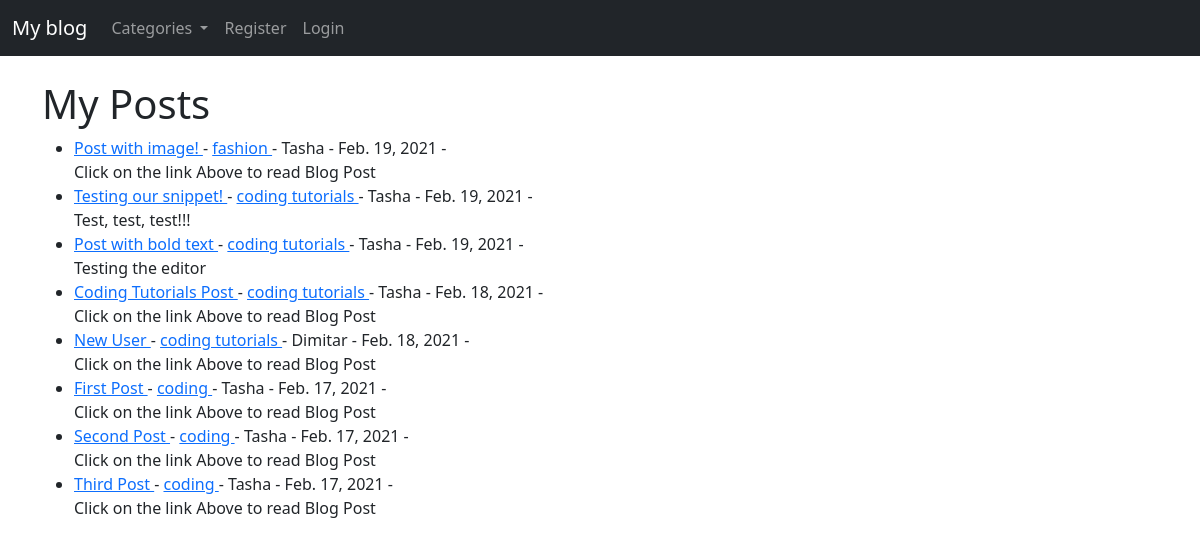
The app's page /, older data.
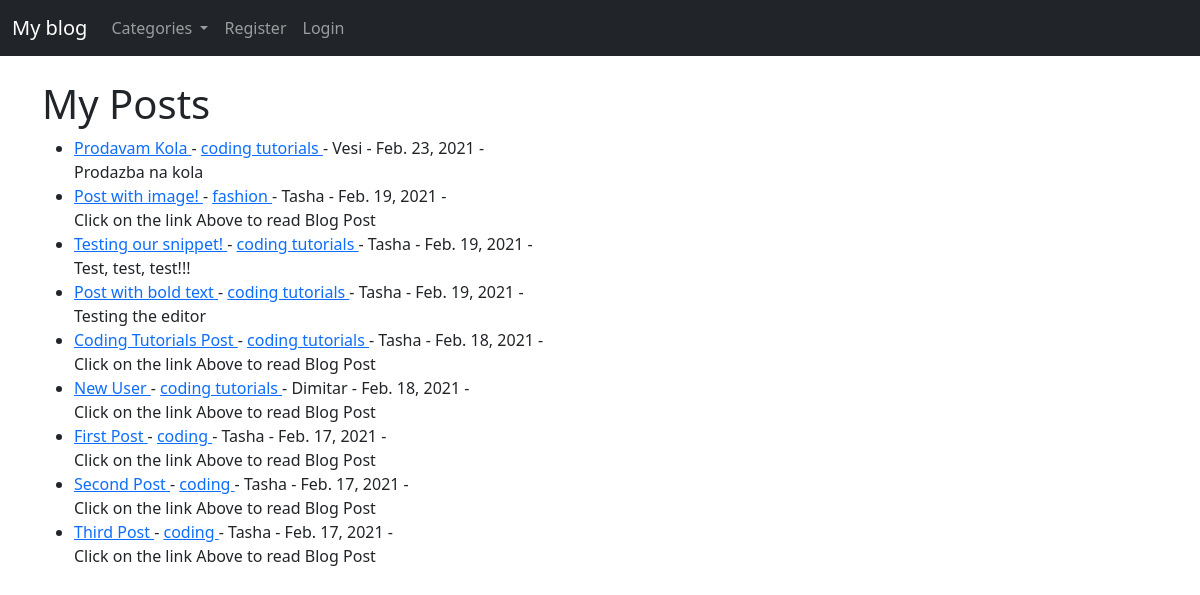
The same page, newer data.
### myblog/models.py (models this page shows, shortened)
class Post(models.Model):
    title = models.CharField(max_length=255)
    title_tag = models.CharField(max_length=255, default='My Blog')
    header_image = models.ImageField(null=True, blank=True, upload_to='images/')
    author = models.ForeignKey(User, on_delete=models.CASCADE)
    body = RichTextField(blank=True, null=True)
    snippet = models.CharField(max_length=255)
    post_date = models.DateField(auto_now_add=True)
    category = models.CharField(max_length=255, default='coding')
    likes = models.ManyToManyField(User, related_name='blog_posts')

### myblog/views.py (the view)
# urls.py: path('', HomeView.as_view(), name='home'),
class HomeView(ListView):
    model = Post
    template_name = 'home.html'
    ordering = ['-post_date']
    def get_context_data(self, *args, **kwargs):
        cat_menu = Category.objects.all()
        context = super(HomeView, self).get_context_data(*args, **kwargs)
        context["cat_menu"] = cat_menu
        return context

### myblog/models.py (called while the page is built)
    def __str__(self):
        return self.name

### myblog/templates/home.html (shortened to what this page needs)
{% extends 'base.html' %}
{% block content %}
<h1>My Posts</h1>
    <ul>
        {% for post in object_list %}
            <li>
                <a href="{% url 'article_details' post.pk %}"> {{ post.title }} </a>
                - <a href="{% url 'categories' post.category|slugify %}">{{ post.category }} </a> - {{ post.author }} - {{ post.post_date }} -
                <br/>
                {{ post.snippet }}
            </li>
        {% endfor %}
    </ul>
{% endblock %}

### myblog/templates/base.html (shortened to what this page needs)
<!doctype html>
<html lang="en">
  <head>
    <link href="https://cdn.jsdelivr.net/npm/bootstrap@5.0.0-beta2/dist/css/bootstrap.min.css" rel="stylesheet">
  </head>
  <body>
  <nav class="navbar navbar-expand-lg navbar-dark bg-dark">
      <div class="container-fluid">
        <a class="navbar-brand" href="{% url 'home' %}">My blog</a>
        <div class="collapse navbar-collapse" id="navbarSupportedContent">
          <ul class="navbar-nav me-auto mb-2 mb-lg-0">
              {% if cat_menu %}
              <li class="nav-item dropdown">
              <a class="nav-link dropdown-toggle" href="#" id="navbarDropdown" role="button" data-bs-toggle="dropdown" aria-expanded="false">
                Categories
              </a>
            </li>
            {% else %}
              <li class="nav-item">
                    <a class="nav-link" href="{% url 'category_list' %}">Categories</a>
              </li>
            {% endif %}
            {% if user.is_authenticated %}
                 <li class="nav-item">
                    <a class="nav-link" href="{% url 'add_post' %}">Add Post</a>
                 </li>
                <li class="nav-item">
                    <a class="nav-link" href="{% url 'add_category' %}">Add Category</a>
                 </li>
                <li class="nav-item dropdown">
                      <a class="nav-link dropdown-toggle" href="#" id="navbarDropdown2" role="button" data-bs-toggle="dropdown" aria-expanded="false">
                        Profile
                      </a>
                      <ul class="dropdown-menu" aria-labelledby="navbarDropdown2">
                        <li><a class="dropdown-item" href="{% url 'edit_profile' %}">Edit Settings</a></li>
                          {% if user.profile.id %}
                                <li><a class="dropdown-item" href="{% url 'edit_profile_page' user.profile.id %}">Edit Profile Page</a></li>
                                <li><a class="dropdown-item" href="{% url 'show_profile_page' user.profile.id %}">Show Profile Page</a></li>
                          {% else %}
                                <li><a class="dropdown-item" href="{% url 'create_user_profile_page' %}">Create Profile Page</a>
                          {% endif %}
                          <li><a class="dropdown-item" href="{% url 'logout' %}">Logout</a></li>
                      </ul>
                </li>
            {% else %}
                  <li class="nav-item">
                      <a class="nav-link" href="{% url 'register' %}">Register</a>
                  </li>
                  <li class="nav-item">
                     <a class="nav-link" href="{% url 'login' %}">Login</a>
                  </li>
            {% endif %}
          </ul>
        </div>
      </div>
  </nav>
    <br/>
    <div class="container">
        {% block content %}
        {% endblock %}
    </div>
  </body>
</html>

Row changes from the older to the newer data that the page shows:
added Post: title "Prodavam Kola", category "coding tutorials", author "Vesi", post_date "Feb. 23, 2021", snippet "Prodazba na kola"
